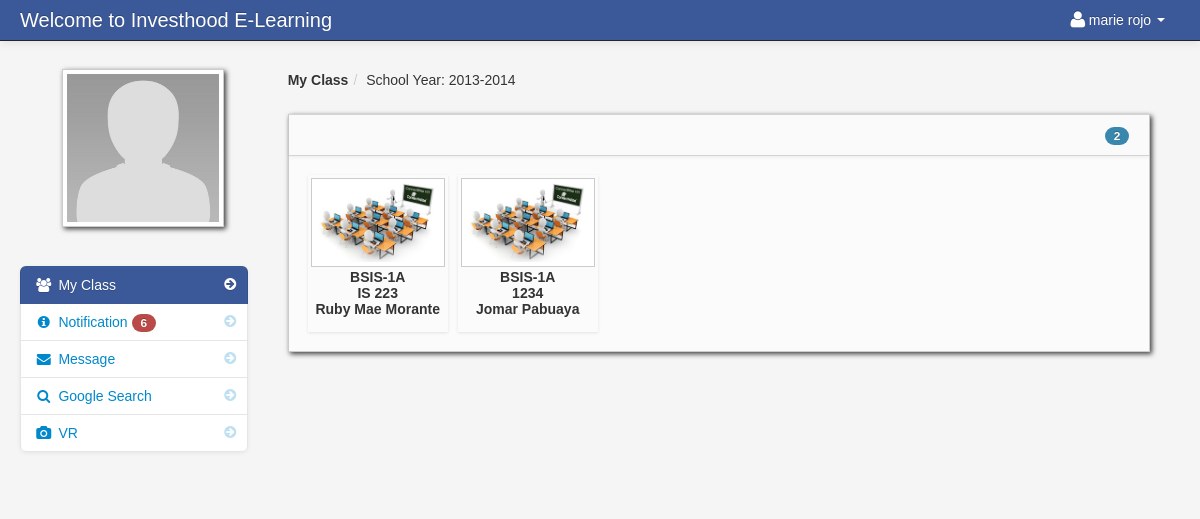
The page /dashboard_student.php (signed in) on the database as committed earlier.
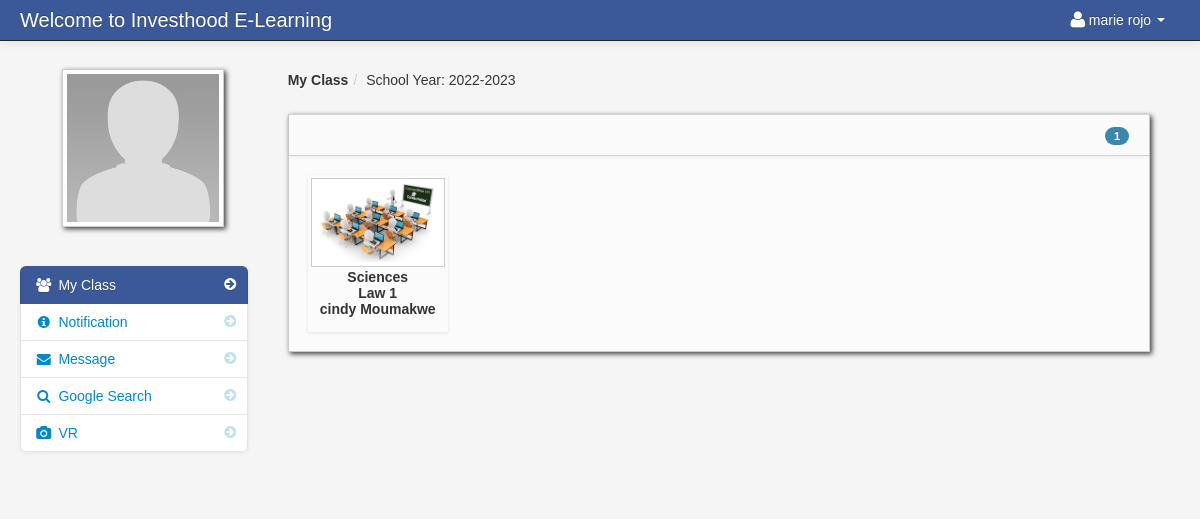
The same page on the database as committed later.
### tables this page shows
CREATE TABLE `school_year` (
  `school_year_id` int(11) NOT NULL,
  `school_year` varchar(100) NOT NULL
);

CREATE TABLE `teacher_class_student` (
  `teacher_class_student_id` int(11) NOT NULL,
  `teacher_class_id` int(11) NOT NULL,
  `student_id` int(11) NOT NULL,
  `teacher_id` int(11) NOT NULL
);

CREATE TABLE `teacher_class` (
  `teacher_class_id` int(11) NOT NULL,
  `teacher_id` int(11) NOT NULL,
  `class_id` int(11) NOT NULL,
  `subject_id` int(11) NOT NULL,
  `thumbnails` varchar(100) NOT NULL,
  `school_year` varchar(100) NOT NULL
);

CREATE TABLE `class` (
  `class_id` int(11) NOT NULL,
  `class_name` varchar(100) NOT NULL
);

CREATE TABLE `subject` (
  `subject_id` int(11) NOT NULL,
  `subject_code` varchar(100) NOT NULL,
  `subject_title` varchar(100) NOT NULL,
  `category` varchar(100) NOT NULL,
  `description` longtext NOT NULL,
  `unit` int(11) NOT NULL,
  `Pre_req` varchar(100) NOT NULL,
  `semester` varchar(100) NOT NULL
);

CREATE TABLE `teacher` (
  `teacher_id` int(11) NOT NULL,
  `username` varchar(100) NOT NULL,
  `password` varchar(200) NOT NULL,
  `firstname` varchar(100) NOT NULL,
  `lastname` varchar(100) NOT NULL,
  `department_id` int(11) NOT NULL,
  `location` varchar(200) NOT NULL,
  `about` varchar(500) NOT NULL,
  `teacher_status` varchar(20) NOT NULL,
  `teacher_stat` varchar(100) NOT NULL
);

### session.php (called while the page is built, shortened)
<?php
$session_id=$_SESSION['id'];
?>

### count.php (called while the page is built)
<?php
	$school_year_query = mysqli_query($conn,"select * from school_year order by school_year DESC")or die(mysqli_error());
	$school_year_query_row = mysqli_fetch_array($school_year_query);
	$school_year = $school_year_query_row['school_year'];
	?>
	<?php $query_yes = mysqli_query($conn,"select * from teacher_class_student
LEFT JOIN teacher_class ON teacher_class.teacher_class_id = teacher_class_student.teacher_class_id
LEFT JOIN class ON class.class_id = teacher_class.class_id
LEFT JOIN subject ON subject.subject_id = teacher_class.subject_id
LEFT JOIN teacher ON teacher.teacher_id = teacher_class_student.teacher_id
JOIN notification ON notification.teacher_class_id = teacher_class.teacher_class_id
where teacher_class_student.student_id = '$session_id' and school_year = '$school_year'   order by notification.date_of_notification DESC
")or die(mysqli_error());
$count_no = mysqli_num_rows($query_yes);
         ?>
<?php $query_no = mysqli_query($conn,"select * from notification
LEFT JOIN notification_read ON notification_read.notification_id = notification.notification_id
where notification_read.student_id  = '$session_id'
")or die(mysqli_error());
$count_yes = mysqli_num_rows($query_no);
         ?>
<?php $not_read = $count_no -  $count_yes; ?>

### dashboard_student.php (the view, shortened to what this page needs)
<?php include('header_dashboard.php'); ?>
<?php include('session.php'); ?>
    <body>
		<?php include('navbar_student.php'); ?>
        <div class="container-fluid">
            <div class="row-fluid">
				<?php include('student_sidebar.php'); ?>
                <div class="span9" id="content">
                     <div class="row-fluid">
					     <ul class="breadcrumb">
							<li><a href="#"><b>My Class</b></a><span class="divider">/</span></li>
							<li><a href="#">School Year: <?php echo $school_year_query_row['school_year']; ?></a></li>
						</ul>
                        <div class="block">
                            <div class="navbar navbar-inner block-header">
                                <div id="" class="muted pull-right">
									<?php $query = mysqli_query($conn,"select * from teacher_class_student
														LEFT JOIN teacher_class ON teacher_class.teacher_class_id = teacher_class_student.teacher_class_id
														LEFT JOIN class ON class.class_id = teacher_class.class_id
														LEFT JOIN subject ON subject.subject_id = teacher_class.subject_id
														LEFT JOIN teacher ON teacher.teacher_id = teacher_class.teacher_id
														where student_id = '$session_id' and school_year = '$school_year'
														")or die(mysqli_error());
														$count = mysqli_num_rows($query);
									?>
												<span class="badge badge-info"><?php echo $count; ?></span>
								</div>
                            </div>
                            <div class="block-content collapse in">
                                <div class="span12">
  										<ul	 id="da-thumbs" class="da-thumbs">
													<?php
														if ($count != '0'){
														while($row = mysqli_fetch_array($query)){
														$id = $row['teacher_class_id'];
													?>
											<li>
												<a href="my_classmates.php<?php echo '?id='.$id; ?>">
														<img src ="<?php echo $row['thumbnails'] ?>" width="124" height="140" class="img-polaroid">
												</a>
												<p class="class"><?php echo $row['class_name']; ?></p>
												<p class="subject"><?php echo $row['subject_code']; ?></p>
												<p class="subject"><?php echo $row['firstname']." ".$row['lastname']?></p>
											</li>
									<?php }}else{ ?>
									<div class="alert alert-info"><i class="icon-info-sign"></i> You are currently not enroll to your class</div>
									<?php } ?>
									</ul>
                                </div>
                            </div>
                        </div>
                    </div>
                </div>
            </div>
        </div>
		<?php include('script.php'); ?>
    </body>
</html>

### student_sidebar.php (shortened to what this page needs)
<div class="span3" id="sidebar">
					<img id="avatar" class="img-polaroid" src="admin/<?php echo $row['location']; ?>">
					<?php include('count.php'); ?>
		    <ul class="nav nav-list bs-docs-sidenav nav-collapse collapse">
			<li class="active"><a href="dashboard_student.php"><i class="icon-chevron-right"></i><i class="icon-group"></i>&nbsp;My Class</a></li>
				<li class=""><a href="student_notification.php"><i class="icon-chevron-right"></i><i class="icon-info-sign"></i>&nbsp;Notification
				<?php if($not_read == '0'){
				}else{ ?>
					<span class="badge badge-important"><?php echo $not_read; ?></span>
				<?php } ?>
				</a></li>
			<li class="">
			<a href="student_message.php"><i class="icon-chevron-right"></i><i class="icon-envelope-alt"></i>&nbsp;Message
			</a>
			</li>
			 <li class=""><a href="https://www.google.com/search"><i class="icon-chevron-right"></i><i class="icon-search"></i>&nbsp;Google Search</a></li>
			 <li class=""><a href="webvr/index.html"><i class="icon-chevron-right"></i><i class="icon-camera"></i>&nbsp;VR</a></li>
		</ul>
</div>

Rows that differ between the two databases and show on the page:
no longer on this page (row unchanged): teacher_class_student: teacher_class.thumbnails (picture), class.class_name "BSIS-1A", subject.subject_code "IS 223", teacher.firstname "Ruby Mae", teacher.lastname "Morante"
no longer on this page (row unchanged): teacher_class_student: teacher_class.thumbnails (picture), class.class_name "BSIS-1A", subject.subject_code "1234", teacher.firstname "Jomar", teacher.lastname "Pabuaya"
changed school_year: school_year "2013-2014" → "2022-2023"
added teacher_class_student: teacher_class.thumbnails (picture), class.class_name "Sciences", subject.subject_code "Law 1", teacher.firstname "cindy", teacher.lastname "Moumakwe"
Other text that changed with them:
$count: "2" → "1"
$not_read: "6" → (not shown)
